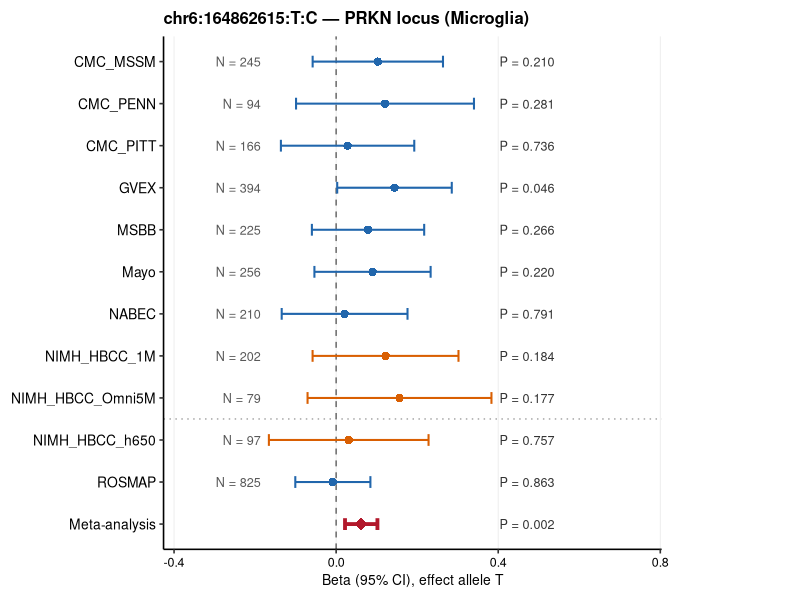

Generate this figure with R:
#!/usr/bin/env Rscript
# Forest plot for chr6:164862615 locus in Microglia 15-cohort meta-analysis
# SNP: chr6:164862615:T:C  (METAL Allele1 = T; effect allele = T throughout)
# Present in 11/15 cohorts; AMP_AD_Mayo, AMP_AD_Rush, GTEx_v10, ROSMAP_array: SNP absent in cohort GWAS
# REGENIE output: ALLELE1 = C; betas are flipped to T-allele convention.
# Meta-analysis Direction: --+++-++++++++?  (effect allele T, Effect = +0.0619)

library(ggplot2)
library(dplyr)

# ── per-cohort data (REGENIE ALLELE1=C, flipped → T-allele betas) ─────────────
cohorts <- data.frame(
  label    = c("CMC_MSSM", "CMC_PENN", "CMC_PITT", "GVEX",
               "MSBB", "Mayo", "NABEC",
               "NIMH_HBCC_1M", "NIMH_HBCC_Omni5M", "NIMH_HBCC_h650",
               "ROSMAP"),
  beta     = c( 0.10286,  0.12062,  0.02824,  0.14401,
                0.07872,  0.08979,  0.02090,
                0.12192,  0.15638,  0.03106,
               -0.00811),
  se       = c( 0.08206,  0.11202,  0.08396,  0.07213,
                0.07070,  0.07317,  0.07921,
                0.09186,  0.11578,  0.10052,
                0.04728),
  n        = c(245L, 94L, 166L, 394L,
               225L, 256L, 210L,
               202L,  79L,  97L,
               825L),
  pval     = c(0.2098, 0.2815, 0.7358, 0.0458,
               0.2655, 0.2198, 0.7913,
               0.1843, 0.1769, 0.7572,
               0.8631),
  ancestry = c(rep("EUR", 7), rep("AFR", 3), "EUR"),
  is_meta  = FALSE,
  stringsAsFactors = FALSE
)

# ── meta-analysis (METAL, 11 visible cohorts + others, Allele1 = T) ───────────
meta <- data.frame(
  label    = "Meta-analysis",
  beta     =  0.0619,
  se       =  0.0204,
  n        = NA_integer_,
  pval     = 0.002393,
  ancestry = "META",
  is_meta  = TRUE,
  stringsAsFactors = FALSE
)

df <- bind_rows(cohorts, meta)

cohort_order <- c("CMC_MSSM", "CMC_PENN", "CMC_PITT", "GVEX",
                  "MSBB", "Mayo", "NABEC",
                  "NIMH_HBCC_1M", "NIMH_HBCC_Omni5M", "NIMH_HBCC_h650",
                  "ROSMAP",
                  "Meta-analysis")
df$label <- factor(df$label, levels = rev(cohort_order))

df <- df %>%
  mutate(
    ci_lo     = beta - 1.96 * se,
    ci_hi     = beta + 1.96 * se,
    plabel    = ifelse(pval < 0.001,
                       formatC(pval, format = "e", digits = 2),
                       formatC(pval, format = "f", digits = 3)),
    nlabel    = ifelse(is.na(n), "", paste0("N = ", formatC(n, format = "d", big.mark = ","))),
    anc_label = dplyr::case_when(
      ancestry == "EUR"  ~ "European",
      ancestry == "AFR"  ~ "Mixed ancestries",
      ancestry == "META" ~ "Meta-analysis"
    )
  )
df$anc_label <- factor(df$anc_label,
                       levels = c("European", "Mixed ancestries", "Meta-analysis"))

# ── colours ───────────────────────────────────────────────────────────────────
clr_eur  <- "#2166AC"
clr_afr  <- "#D95F02"
clr_meta <- "#B2182B"

# ── plot ──────────────────────────────────────────────────────────────────────
p <- ggplot(df, aes(y = label, x = beta, colour = anc_label)) +

  geom_hline(yintercept = 3.5, linetype = "dotted", colour = "grey65", linewidth = 0.5) +
  geom_vline(xintercept = 0, linetype = "dashed", colour = "grey40", linewidth = 0.5) +

  geom_errorbarh(
    aes(xmin = ci_lo, xmax = ci_hi, linewidth = is_meta),
    height = 0.28
  ) +
  geom_point(aes(shape = is_meta, size = is_meta)) +

  geom_text(
    aes(x = min(ci_lo, na.rm = TRUE) - 0.02, label = nlabel),
    hjust = 1, size = 3.2, colour = "grey35"
  ) +
  geom_text(
    aes(x = max(ci_hi, na.rm = TRUE) + 0.02, label = paste0("P = ", plabel)),
    hjust = 0, size = 3.2, colour = "grey20"
  ) +

  scale_colour_manual(
    name   = "Ancestry",
    values = c("European"         = clr_eur,
               "Mixed ancestries" = clr_afr,
               "Meta-analysis"    = clr_meta),
    guide  = guide_legend(override.aes = list(shape = 16, size = 3, linewidth = 0.6))
  ) +
  scale_linewidth_manual(values = c("FALSE" = 0.7, "TRUE" = 1.3), guide = "none") +
  scale_shape_manual(values    = c("FALSE" = 16, "TRUE" = 18),    guide = "none") +
  scale_size_manual(values     = c("FALSE" = 2.5, "TRUE" = 4.0),  guide = "none") +

  labs(
    title = "chr6:164862615:T:C — PRKN locus (Microglia)",
    x     = "Beta (95% CI), effect allele T",
    y     = NULL
  ) +

  scale_x_continuous(expand = expansion(add = c(0.24, 0.40))) +

  theme_classic(base_size = 12) +
  theme(
    plot.title         = element_text(face = "bold", size = 12, hjust = 0),
    axis.text.y        = element_text(size = 10, colour = "black"),
    axis.text.x        = element_text(size = 9,  colour = "black"),
    axis.title.x       = element_text(size = 10),
    panel.grid.major.x = element_line(colour = "grey92", linewidth = 0.3),
    legend.position    = "none",
    legend.background  = element_rect(fill = "white", colour = "grey80", linewidth = 0.3),
    legend.title       = element_text(size = 9, face = "bold"),
    legend.text        = element_text(size = 8),
    legend.key.size    = unit(0.8, "lines"),
    plot.margin        = margin(8, 100, 8, 8)
  )

# ── save ──────────────────────────────────────────────────────────────────────
out_dir <- "/external/rprshnas01/netdata_kcni/stlab/Xiaolin/nextflow/results/meta_analysis_15cohorts/plots/forest"
dir.create(out_dir, recursive = TRUE, showWarnings = FALSE)
out <- file.path(out_dir, "Microglia_PRKN_chr6_164862615_forest.png")
ggsave(out, plot = p, width = 6, height = 8, dpi = 200, bg = "white")
message("Saved: ", out)
